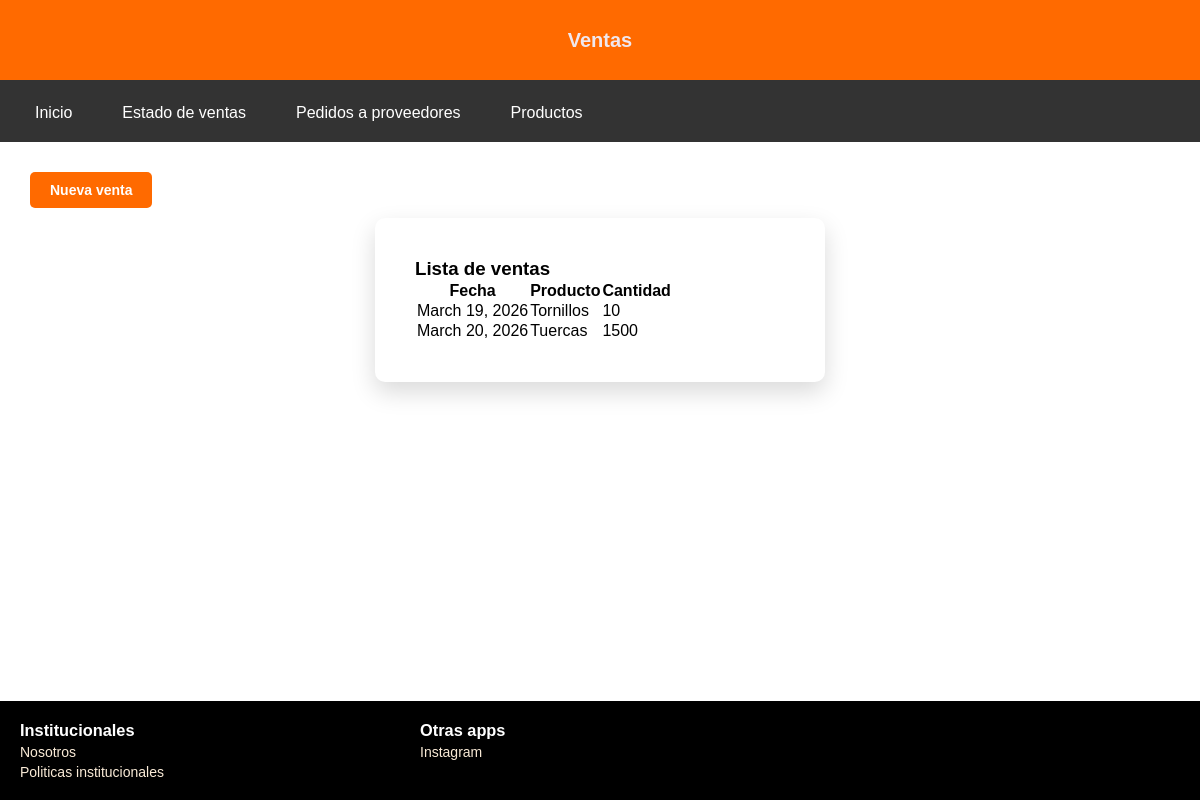
The page /proyecto/accounts/ventas_gral/ on the database as committed earlier.
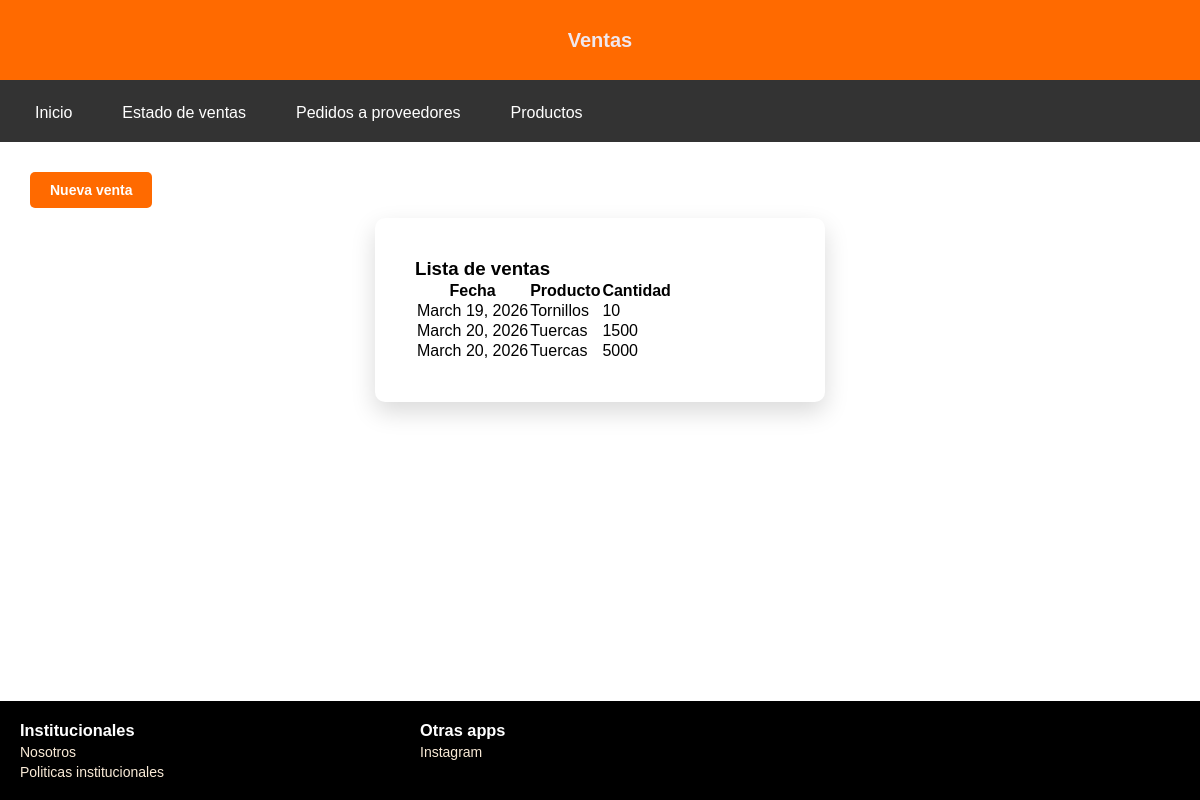
The same page on the database as committed later.
### accounts/models.py (models this page shows, shortened)
class Venta(models.Model):
    fecha = models.DateField(default=timezone.now)
    producto = models.ForeignKey(Producto, on_delete=models.CASCADE)
    cantidad = models.IntegerField()

class Producto(models.Model):
    producto = models.CharField(max_length=100)
    cantidad = models.IntegerField()
    class Unidad(models.TextChoices):
        UNIDAD = "unidad", "Unidad"
        CAJA = "caja", "Caja"
        METRO = "metro", "Metro"
    unidad = models.CharField(max_length=20, choices=Unidad.choices)
    def __str__(self):
        return self.producto

### accounts/views.py (the view)
# urls.py: path('ventas_gral/', views.ventas_geral, name= "ventas_geral"),
def ventas_geral(request):
    mensaje_error = None
    if request.method == "POST":
        form = NuevaVentaForm(request.POST)
        if form.is_valid():
            producto = form.cleaned_data['producto']
            cantidad = form.cleaned_data['cantidad']
            fecha = form.cleaned_data['fecha']
            if producto.cantidad >= cantidad:
                Venta.objects.create(
                    producto=producto,
                    cantidad=cantidad,
                    fecha = fecha,
                )
                producto.cantidad -= cantidad
                producto.save()
            return redirect('ventas_geral')
        else:
                mensaje_error = "No hay suficiente stock"
    else:
        form = NuevaVentaForm()
    ventas = Venta.objects.all()
    return render(request, "accounts/ventas_geral.html", {
        "form": form,
        "ventas": ventas,
        "error": mensaje_error
    })

### accounts/templates/accounts/ventas_geral.html (shortened to what this page needs)
{% load static %}
<!DOCTYPE html>
<html lang="es">
<head>
    <link rel="stylesheet" href="{% static 'accounts/styles_ventasgeral.css' %}">
</head>
<body>
    <header>
        <h2 class="title">Ventas</h2>
    </header>
        <nav>
        <ul class="menu">
            <li><a href="{% url 'general' %}">Inicio</a></li>
            <li class="dropdown">
                <a href="#">Estado de ventas</a>
            </li>
            <li><a href="{% url 'pedidosprov' %}"> Pedidos a proveedores</a></li>
            <li><a href="{% url 'productos' %}"> Productos</a></li>
        </ul>
    </nav>
    <main>
    <button type="button" class="btn-nuevo" onclick="abrirModal()">
        Nueva venta
    </button>
    <section>
        <h3>Lista de ventas</h3>
        <table>
            <tr>
                <th>Fecha</th>
                <th>Producto</th>
                <th>Cantidad</th>
            </tr>
            {% for v in ventas %}
            <tr>
                <td>{{ v.fecha }}</td>
                <td>{{ v.producto }}</td>
                <td>{{ v.cantidad }}</td>
            </tr>
            {% endfor %}
        </table>
    </section>
</main>
    <footer>
        <div class="institucionales">
            <h3 class="titulo">Institucionales</h3>
                <a href="{% url 'nosotros' %}">Nosotros</a>
                <a href="{% url 'institucionales' %}">Politicas institucionales</a>
        </div>
        <div class="apps">
            <h3 class="titulo">Otras apps</h3>
                <a href="#">Instagram</a>
        </div>
    </footer>
</body>
</html>

Rows that differ between the two databases and show on the page:
added Venta: fecha "March 20, 2026", producto "Tuercas", cantidad "5000"
